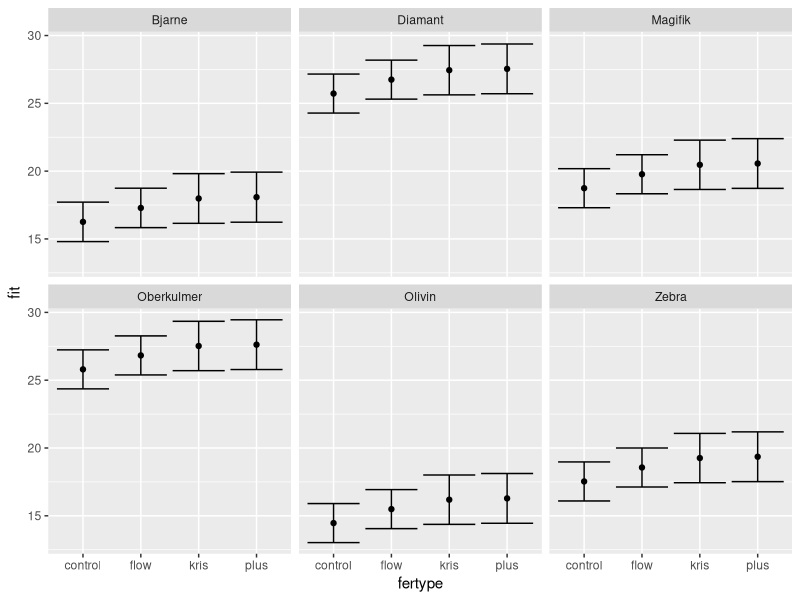

Write the R code that produced this figure.
## ---- chunk 1
knitr::opts_chunk$set(echo = TRUE)
## ---- chunk 2
  rm(list = ls(all = TRUE)) # Clear all objects from the memory (good idea to start all scripts with this).
  wheat = read.csv("wheatlings_bio2150_F18.csv", stringsAsFactors = TRUE)
  
  C10 = wheat[wheat$conc %in% c("C10","C0"),]
  summary(C10)
  with(C10, table(student_gr, fertype))
  with(C10, table(variety, fertype))
## ---- chunk 3
  # Fitting alternative models
  
  fit_int_sg = lm(length ~ variety*fertype + student_gr, C10)
  fit_ad_sg = lm(length ~ variety + fertype + student_gr, C10)
  fit_int = lm(length ~ variety*fertype, C10)
  fit_ad = lm(length ~ variety + fertype, C10)
  
  model_tab = AIC(fit_int_sg, fit_ad_sg, fit_int, fit_ad)
  
  model_tab$n_parameters = c(
    length(coef(fit_int_sg)),
    length(coef(fit_ad_sg)),
    length(coef(fit_int)),
    length(coef(fit_ad))
  ) + 1 # + 1 because the residual standard deviation is not included in the vector given by coef()
  
  model_tab$r_sq = c(
    summary(fit_int_sg)$r.squared,
    summary(fit_ad_sg)$r.squared,
    summary(fit_int)$r.squared,
    summary(fit_ad)$r.squared
  )
  
  model_tab$adj_r_sq = c(
    summary(fit_int_sg)$adj.r.squared,
    summary(fit_ad_sg)$adj.r.squared,
    summary(fit_int)$adj.r.squared,
    summary(fit_ad)$adj.r.squared
  )
  
  n = nrow(C10)
  k = model_tab$n_parameters
  model_tab$AICc = model_tab$AIC + (2*k^2+2*k)/(n-k-1)
  
  model_tab[order(model_tab$AICc),]
  
  summary(fit_ad_sg)
## ---- chunk 4
  summary(fit_ad)
## ---- chunk 5
  Newdata = expand.grid(variety = unique(C10$variety), fertype = unique(C10$fertype), student_gr = "gr_9")
  Pred = cbind(Newdata, predict(fit_ad_sg, newdata = Newdata, interval = "confidence"))
  
  library(ggplot2)
  ggplot(data = Pred, aes(x=fertype, y=fit)) +
      geom_point() +
      geom_errorbar(aes(ymin=lwr, ymax=upr)) +
      facet_wrap(~variety)
## ---- chunk 6
  (point_est = coef(fit_ad_sg)["fertypeplus"])
  se = sqrt(vcov(fit_ad_sg)["fertypeplus", "fertypeplus"])
  
  # 95% confidence interval
  point_est + c(-2,2)*se
## ---- chunk 7
  confint(fit_ad_sg)["fertypeplus",]
## ---- chunk 8
  est = coef(fit_ad_sg)
  
  # Point estimate of difference:
  est["fertypeplus"] - est["fertypeflow"]
  
  # contrast vector
  x = rep(0, length(est))
  names(x) = names(est)
  x["fertypeflow"] = -1
  x["fertypeplus"] = 1
  
  # point estimate (check)
  (point_estimate = coef(fit_ad_sg) %*% x)
  
  # standard error
  SE = sqrt(x %*% vcov(fit_ad_sg) %*% x)
  
  # 95% confidence interval
  point_estimate[1,1] + c(-2,2)*SE[1,1]
## ---- chunk 9
  beta = coef(fit_ad_sg)
  Sigma = vcov(fit_ad_sg)
  
  # For Bjarne
  (est = beta[9]/(beta[1] + beta[20])*100)
  x = rep(0, length(beta))
  x[1] = x[20] = -100*beta[9]/(beta[1] + beta[20])^2 
  x[9] = 100/(beta[1] + beta[20])
  se = sqrt(x %*% Sigma %*% x)
  # Approximate 95% c.i.
  est + c(-2,2)*se[1,1]
  
  # For Oberkulmer
  (est = beta[9]/(beta[1]+ beta[4] + beta[20])*100)
  x = rep(0, length(beta))
  x[1] = x[4] = x[20] = -100*beta[9]/(beta[1] + beta[4] + beta[20])^2 
  x[9] = 100/(beta[1] + beta[4] + beta[20])
  se = sqrt(x %*% Sigma %*% x)
  # Approximate 95% c.i.
  est + c(-2,2)*se[1,1]
